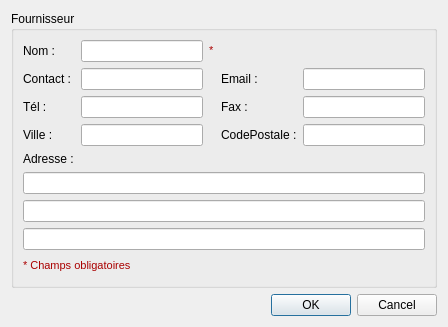
<?xml version="1.0" encoding="UTF-8"?>
<ui version="4.0">
 <class>DialogProvidersEdit</class>
 <widget class="QDialog" name="DialogProvidersEdit">
  <property name="geometry">
   <rect>
    <x>0</x>
    <y>0</y>
    <width>448</width>
    <height>306</height>
   </rect>
  </property>
  <property name="windowTitle">
   <string>Services communs</string>
  </property>
  <layout class="QVBoxLayout" name="verticalLayout_2">
   <item>
    <widget class="QGroupBox" name="GroupBox">
     <property name="title">
      <string>Fournisseur</string>
     </property>
     <layout class="QVBoxLayout" name="verticalLayout">
      <item>
       <layout class="QGridLayout" name="gridLayout">
        <item row="2" column="0">
         <widget class="QLabel" name="label">
          <property name="text">
           <string>Tél :</string>
          </property>
         </widget>
        </item>
        <item row="2" column="1">
         <widget class="QLineEdit" name="lineEdit_phone">
          <property name="maxLength">
           <number>24</number>
          </property>
         </widget>
        </item>
        <item row="0" column="1">
         <widget class="QLineEdit" name="lineEdit_name">
          <property name="maxLength">
           <number>64</number>
          </property>
         </widget>
        </item>
        <item row="0" column="0">
         <widget class="QLabel" name="label_2">
          <property name="text">
           <string>Nom :</string>
          </property>
         </widget>
        </item>
        <item row="2" column="3">
         <widget class="QLabel" name="label_3">
          <property name="text">
           <string>Fax :</string>
          </property>
         </widget>
        </item>
        <item row="2" column="4">
         <widget class="QLineEdit" name="lineEdit_fax">
          <property name="maxLength">
           <number>24</number>
          </property>
         </widget>
        </item>
        <item row="3" column="0">
         <widget class="QLabel" name="label_4">
          <property name="text">
           <string>Ville :</string>
          </property>
         </widget>
        </item>
        <item row="3" column="3">
         <widget class="QLabel" name="label_5">
          <property name="text">
           <string>CodePostale :</string>
          </property>
         </widget>
        </item>
        <item row="3" column="1">
         <widget class="QLineEdit" name="lineEdit_city">
          <property name="maxLength">
           <number>64</number>
          </property>
         </widget>
        </item>
        <item row="3" column="4">
         <widget class="QLineEdit" name="lineEdit_zipCode">
          <property name="maxLength">
           <number>10</number>
          </property>
         </widget>
        </item>
        <item row="0" column="2">
         <widget class="QLabel" name="label_8">
          <property name="text">
           <string>&lt;!DOCTYPE HTML PUBLIC &quot;-//W3C//DTD HTML 4.0//EN&quot; &quot;http://www.w3.org/TR/REC-html40/strict.dtd&quot;&gt;
&lt;html&gt;&lt;head&gt;&lt;meta name=&quot;qrichtext&quot; content=&quot;1&quot; /&gt;&lt;style type=&quot;text/css&quot;&gt;
p, li { white-space: pre-wrap; }
&lt;/style&gt;&lt;/head&gt;&lt;body style=&quot; font-family:'MS Shell Dlg 2'; font-size:8.25pt; font-weight:400; font-style:normal;&quot;&gt;
&lt;p style=&quot; margin-top:0px; margin-bottom:0px; margin-left:0px; margin-right:0px; -qt-block-indent:0; text-indent:0px;&quot;&gt;&lt;span style=&quot; font-size:8pt; color:#aa0000;&quot;&gt;*&lt;/span&gt;&lt;/p&gt;&lt;/body&gt;&lt;/html&gt;</string>
          </property>
         </widget>
        </item>
        <item row="1" column="0">
         <widget class="QLabel" name="label_10">
          <property name="text">
           <string>Contact : </string>
          </property>
         </widget>
        </item>
        <item row="1" column="1">
         <widget class="QLineEdit" name="lineEdit_contact"/>
        </item>
        <item row="1" column="3">
         <widget class="QLabel" name="label_6">
          <property name="text">
           <string>Email :</string>
          </property>
         </widget>
        </item>
        <item row="1" column="4">
         <widget class="QLineEdit" name="lineEdit_email">
          <property name="maxLength">
           <number>128</number>
          </property>
         </widget>
        </item>
       </layout>
      </item>
      <item>
       <widget class="QLabel" name="label_7">
        <property name="text">
         <string>Adresse :</string>
        </property>
       </widget>
      </item>
      <item>
       <widget class="QLineEdit" name="lineEdit_add1">
        <property name="maxLength">
         <number>128</number>
        </property>
       </widget>
      </item>
      <item>
       <widget class="QLineEdit" name="lineEdit_add2">
        <property name="maxLength">
         <number>128</number>
        </property>
       </widget>
      </item>
      <item>
       <widget class="QLineEdit" name="lineEdit_add3">
        <property name="maxLength">
         <number>128</number>
        </property>
       </widget>
      </item>
      <item>
       <layout class="QHBoxLayout" name="horizontalLayout_3">
        <item>
         <widget class="QLabel" name="label_9">
          <property name="text">
           <string>&lt;!DOCTYPE HTML PUBLIC &quot;-//W3C//DTD HTML 4.0//EN&quot; &quot;http://www.w3.org/TR/REC-html40/strict.dtd&quot;&gt;
&lt;html&gt;&lt;head&gt;&lt;meta name=&quot;qrichtext&quot; content=&quot;1&quot; /&gt;&lt;style type=&quot;text/css&quot;&gt;
p, li { white-space: pre-wrap; }
&lt;/style&gt;&lt;/head&gt;&lt;body style=&quot; font-family:'MS Shell Dlg 2'; font-size:8.25pt; font-weight:400; font-style:normal;&quot;&gt;
&lt;p style=&quot; margin-top:0px; margin-bottom:0px; margin-left:0px; margin-right:0px; -qt-block-indent:0; text-indent:0px;&quot;&gt;&lt;span style=&quot; font-size:8pt; color:#aa0000;&quot;&gt;* Champs obligatoires&lt;/span&gt;&lt;/p&gt;&lt;/body&gt;&lt;/html&gt;</string>
          </property>
         </widget>
        </item>
        <item>
         <spacer name="horizontalSpacer_2">
          <property name="orientation">
           <enum>Qt::Horizontal</enum>
          </property>
          <property name="sizeHint" stdset="0">
           <size>
            <width>40</width>
            <height>20</height>
           </size>
          </property>
         </spacer>
        </item>
       </layout>
      </item>
     </layout>
    </widget>
   </item>
   <item>
    <widget class="QDialogButtonBox" name="buttonBox">
     <property name="orientation">
      <enum>Qt::Horizontal</enum>
     </property>
     <property name="standardButtons">
      <set>QDialogButtonBox::Cancel|QDialogButtonBox::Ok</set>
     </property>
    </widget>
   </item>
  </layout>
 </widget>
 <tabstops>
  <tabstop>lineEdit_name</tabstop>
  <tabstop>lineEdit_contact</tabstop>
  <tabstop>lineEdit_email</tabstop>
  <tabstop>lineEdit_phone</tabstop>
  <tabstop>lineEdit_fax</tabstop>
  <tabstop>lineEdit_city</tabstop>
  <tabstop>lineEdit_zipCode</tabstop>
  <tabstop>lineEdit_add1</tabstop>
  <tabstop>lineEdit_add2</tabstop>
  <tabstop>lineEdit_add3</tabstop>
  <tabstop>buttonBox</tabstop>
 </tabstops>
 <resources/>
 <connections>
  <connection>
   <sender>buttonBox</sender>
   <signal>accepted()</signal>
   <receiver>DialogProvidersEdit</receiver>
   <slot>accept()</slot>
   <hints>
    <hint type="sourcelabel">
     <x>248</x>
     <y>254</y>
    </hint>
    <hint type="destinationlabel">
     <x>157</x>
     <y>274</y>
    </hint>
   </hints>
  </connection>
  <connection>
   <sender>buttonBox</sender>
   <signal>rejected()</signal>
   <receiver>DialogProvidersEdit</receiver>
   <slot>reject()</slot>
   <hints>
    <hint type="sourcelabel">
     <x>316</x>
     <y>260</y>
    </hint>
    <hint type="destinationlabel">
     <x>286</x>
     <y>274</y>
    </hint>
   </hints>
  </connection>
 </connections>
</ui>
